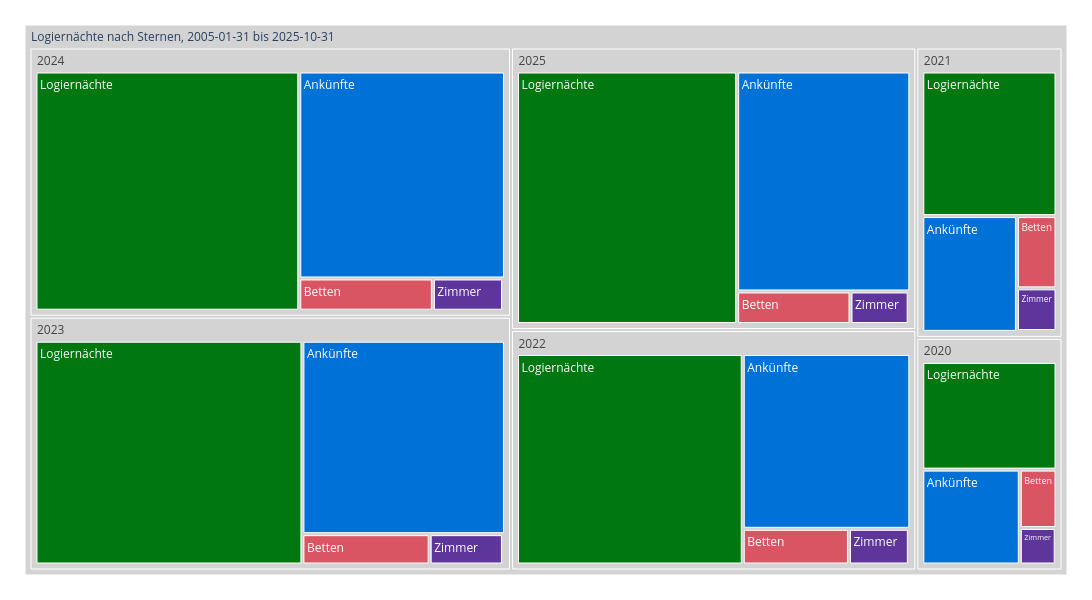

The notebook cell this image was saved under:
### Code cell
treeMap1 = mypy_dv.plot_px_treemap(
    data=myTreemapAgg.reset_index().query('Kennzahl !="Logiernächte rrrrrrrrrr"') \
    ,levels=['Jahr_nbr','Kennzahl', ]
    ,values="sum_Anz"
    ,color="Kennzahl"
    #, color_continuous_scale='Blues'
    ,color_discrete_map=farben_dict_zc
    #,color_discrete_map={'(?)':'lightgrey', 'Erwerbstätige':'#99C32E', 'Nichterwerbspersonen':'#7B4100', 'Erwerbslose':'#DB247D'}  
    ,height=600
    ,width=1100               
    #,margin_val_bottom=25
    ,myHeaderTitle="Logiernächte nach Sternen, "+ data_min_date + " bis "+data_max_date

)
treeMap1

### Figure 1 — Plotly figure (JSON) as saved in the notebook; plotly's stock layout.template omitted (floating-point values rounded to 4 significant figures)
{"data": [{"branchvalues": "total", "customdata": [["Zimmerbelegung (in %)"], ["(?)"], ["Logiernächte"], ["Logiernächte"], ["Aufenthaltsdauer (in Tagen)"], ["Aufenthaltsdauer (in Tagen)"], ["Betriebe"], ["(?)"], ["Logiernächte"], ["Zimmerbelegung (in %)"], ["Betten"], ["Logiernächte"], ["Aufenthaltsdauer (in Tagen)"], ["Aufenthaltsdauer (in Tagen)"], ["Logiernächte"], ["Bettenbesetzung (in %)"], ["(?)"], ["Zimmerbelegung (in %)"], ["Betten"], ["Aufenthaltsdauer (in Tagen)"], ["Ankünfte"], ["Zimmerbelegung (in %)"], ["Ankünfte"], ["(?)"], ["Aufenthaltsdauer (in Tagen)"], ["Betriebe"], ["Logiernächte"], ["Bettenbesetzung (in %)"], ["Zimmer"], ["Bettenbesetzung (in %)"], ["Betten"], ["Zimmerbelegung (in %)"], ["Betriebe"], ["Ankünfte"], ["(?)"], ["Bettenbesetzung (in %)"], ["Betten"], ["Betriebe"], ["Ankünfte"], ["Zimmer"], ["(?)"], ["Zimmerbelegung (in %)"], ["(?)"], ["Zimmer"], ["Bettenbesetzung (in %)"], ["Betten"], ["Betriebe"], ["Ankünfte"], ["Zimmer"], ["Zimmer"], ["Zimmer"], ["Bettenbesetzung (in %)"], ["Betten"], ["Betriebe"], ["Ankünfte"]], "domain": {"x": [0, 1], "y": [0, 1]}, "hovertemplate": "%{label}<br><br>Anzahl:<br>%{value}<extra></extra>", "ids": ["Logiernächte nach Sternen, 2005-01-31 bis 2025-10-31/2025/Zimmerbelegung (in %)", "Logiernächte nach Sternen, 2005-01-31 bis 2025-10-31/2020", "Logiernächte nach Sternen, 2005-01-31 bis 2025-10-31/2021/Logiernächte", "Logiernächte nach Sternen, 2005-01-31 bis 2025-10-31/2023/Logiernächte", "Logiernächte nach Sternen, 2005-01-31 bis 2025-10-31/2021/Aufenthaltsdauer (in Tagen)", "Logiernächte nach Sternen, 2005-01-31 bis 2025-10-31/2023/Aufenthaltsdauer (in Tagen)", "Logiernächte nach Sternen, 2005-01-31 bis 2025-10-31/2025/Betriebe", "Logiernächte nach Sternen, 2005-01-31 bis 2025-10-31/2021", "Logiernächte nach Sternen, 2005-01-31 bis 2025-10-31/2020/Logiernächte", "Logiernächte nach Sternen, 2005-01-31 bis 2025-10-31/2024/Zimmerbelegung (in %)", "Logiernächte nach Sternen, 2005-01-31 bis 2025-10-31/2020/Betten", "Logiernächte nach Sternen, 2005-01-31 bis 2025-10-31/2024/Logiernächte", "Logiernächte nach Sternen, 2005-01-31 bis 2025-10-31/2020/Aufenthaltsdauer (in Tagen)", "Logiernächte nach Sternen, 2005-01-31 bis 2025-10-31/2024/Aufenthaltsdauer (in Tagen)", "Logiernächte nach Sternen, 2005-01-31 bis 2025-10-31/2025/Logiernächte", "Logiernächte nach Sternen, 2005-01-31 bis 2025-10-31/2025/Bettenbesetzung (in %)", "Logiernächte nach Sternen, 2005-01-31 bis 2025-10-31/2022", "Logiernächte nach Sternen, 2005-01-31 bis 2025-10-31/2023/Zimmerbelegung (in %)", "Logiernächte nach Sternen, 2005-01-31 bis 2025-10-31/2021/Betten", "Logiernächte nach Sternen, 2005-01-31 bis 2025-10-31/2025/Aufenthaltsdauer (in Tagen)", "Logiernächte nach Sternen, 2005-01-31 bis 2025-10-31/2025/Ankünfte", "Logiernächte nach Sternen, 2005-01-31 bis 2025-10-31/2022/Zimmerbelegung (in %)", "Logiernächte nach Sternen, 2005-01-31 bis 2025-10-31/2024/Ankünfte", "Logiernächte nach Sternen, 2005-01-31 bis 2025-10-31/2023", "Logiernächte nach Sternen, 2005-01-31 bis 2025-10-31/2022/Aufenthaltsdauer (in Tagen)", "Logiernächte nach Sternen, 2005-01-31 bis 2025-10-31/2024/Betriebe", "Logiernächte nach Sternen, 2005-01-31 bis 2025-10-31/2022/Logiernächte", "Logiernächte nach Sternen, 2005-01-31 bis 2025-10-31/2024/Bettenbesetzung (in %)", "Logiernächte nach Sternen, 2005-01-31 bis 2025-10-31/2021/Zimmer", "Logiernächte nach Sternen, 2005-01-31 bis 2025-10-31/2023/Bettenbesetzung (in %)", "Logiernächte nach Sternen, 2005-01-31 bis 2025-10-31/2023/Betten", "Logiernächte nach Sternen, 2005-01-31 bis 2025-10-31/2021/Zimmerbelegung (in %)", "Logiernächte nach Sternen, 2005-01-31 bis 2025-10-31/2021/Betriebe", "Logiernächte nach Sternen, 2005-01-31 bis 2025-10-31/2023/Ankünfte", "Logiernächte nach Sternen, 2005-01-31 bis 2025-10-31/2024", "Logiernächte nach Sternen, 2005-01-31 bis 2025-10-31/2022/Bettenbesetzung (in %)", "Logiernächte nach Sternen, 2005-01-31 bis 2025-10-31/2024/Betten", "Logiernächte nach Sternen, 2005-01-31 bis 2025-10-31/2022/Betriebe", "Logiernächte nach Sternen, 2005-01-31 bis 2025-10-31/2022/Ankünfte", "Logiernächte nach Sternen, 2005-01-31 bis 2025-10-31/2022/Zimmer", "Logiernächte nach Sternen, 2005-01-31 bis 2025-10-31/2025", "Logiernächte nach Sternen, 2005-01-31 bis 2025-10-31/2020/Zimmerbelegung (in %)", "Logiernächte nach Sternen, 2005-01-31 bis 2025-10-31", "Logiernächte nach Sternen, 2005-01-31 bis 2025-10-31/2020/Zimmer", "Logiernächte nach Sternen, 2005-01-31 bis 2025-10-31/2021/Bettenbesetzung (in %)", "Logiernächte nach Sternen, 2005-01-31 bis 2025-10-31/2022/Betten", "Logiernächte nach Sternen, 2005-01-31 bis 2025-10-31/2020/Betriebe", "Logiernächte nach Sternen, 2005-01-31 bis 2025-10-31/2021/Ankünfte", "Logiernächte nach Sternen, 2005-01-31 bis 2025-10-31/2025/Zimmer", "Logiernächte nach Sternen, 2005-01-31 bis 2025-10-31/2024/Zimmer", "Logiernächte nach Sternen, 2005-01-31 bis 2025-10-31/2023/Zimmer", "Logiernächte nach Sternen, 2005-01-31 bis 2025-10-31/2020/Bettenbesetzung (in %)", "Logiernächte nach Sternen, 2005-01-31 bis 2025-10-31/2025/Betten", "Logiernächte nach Sternen, 2005-01-31 bis 2025-10-31/2023/Betriebe", "Logiernächte nach Sternen, 2005-01-31 bis 2025-10-31/2020/Ankünfte"], "labels": ["Zimmerbelegung (in %)", "2020", "Logiernächte", "Logiernächte", "Aufenthaltsdauer (in Tagen)", "Aufenthaltsdauer (in Tagen)", "Betriebe", "2021", "Logiernächte", "Zimmerbelegung (in %)", "Betten", "Logiernächte", "Aufenthaltsdauer (in Tagen)", "Aufenthaltsdauer (in Tagen)", "Logiernächte", "Bettenbesetzung (in %)", "2022", "Zimmerbelegung (in %)", "Betten", "Aufenthaltsdauer (in Tagen)", "Ankünfte", "Zimmerbelegung (in %)", "Ankünfte", "2023", "Aufenthaltsdauer (in Tagen)", "Betriebe", "Logiernächte", "Bettenbesetzung (in %)", "Zimmer", "Bettenbesetzung (in %)", "Betten", "Zimmerbelegung (in %)", "Betriebe", "Ankünfte", "2024", "Bettenbesetzung (in %)", "Betten", "Betriebe", "Ankünfte", "Zimmer", "2025", "Zimmerbelegung (in %)", "Logiernächte nach Sternen, 2005-01-31 bis 2025-10-31", "Zimmer", "Bettenbesetzung (in %)", "Betten", "Betriebe", "Ankünfte", "Zimmer", "Zimmer", "Zimmer", "Bettenbesetzung (in %)", "Betten", "Betriebe", "Ankünfte"], "marker": {"colors": ["#00A5D2", "lightgrey", "#00770F", "#00770F", "#BA0062", "#BA0062", "#00615D", "lightgrey", "#00770F", "#00A5D2", "#DA5563", "#00770F", "#BA0062", "#BA0062", "#00770F", "#0017BF", "lightgrey", "#00A5D2", "#DA5563", "#BA0062", "#0072D7", "#00A5D2", "#0072D7", "lightgrey", "#BA0062", "#00615D", "#00770F", "#0017BF", "#5E359A", "#0017BF", "#DA5563", "#00A5D2", "#00615D", "#0072D7", "lightgrey", "#0017BF", "#DA5563", "#00615D", "#0072D7", "#5E359A", "lightgrey", "#00A5D2", "lightgrey", "#5E359A", "#0017BF", "#DA5563", "#00615D", "#0072D7", "#5E359A", "#5E359A", "#5E359A", "#0017BF", "#DA5563", "#00615D", "#0072D7"]}, "name": "", "parents": ["Logiernächte nach Sternen, 2005-01-31 bis 2025-10-31/2025", "Logiernächte nach Sternen, 2005-01-31 bis 2025-10-31", "Logiernächte nach Sternen, 2005-01-31 bis 2025-10-31/2021", "Logiernächte nach Sternen, 2005-01-31 bis 2025-10-31/2023", "Logiernächte nach Sternen, 2005-01-31 bis 2025-10-31/2021", "Logiernächte nach Sternen, 2005-01-31 bis 2025-10-31/2023", "Logiernächte nach Sternen, 2005-01-31 bis 2025-10-31/2025", "Logiernächte nach Sternen, 2005-01-31 bis 2025-10-31", "Logiernächte nach Sternen, 2005-01-31 bis 2025-10-31/2020", "Logiernächte nach Sternen, 2005-01-31 bis 2025-10-31/2024", "Logiernächte nach Sternen, 2005-01-31 bis 2025-10-31/2020", "Logiernächte nach Sternen, 2005-01-31 bis 2025-10-31/2024", "Logiernächte nach Sternen, 2005-01-31 bis 2025-10-31/2020", "Logiernächte nach Sternen, 2005-01-31 bis 2025-10-31/2024", "Logiernächte nach Sternen, 2005-01-31 bis 2025-10-31/2025", "Logiernächte nach Sternen, 2005-01-31 bis 2025-10-31/2025", "Logiernächte nach Sternen, 2005-01-31 bis 2025-10-31", "Logiernächte nach Sternen, 2005-01-31 bis 2025-10-31/2023", "Logiernächte nach Sternen, 2005-01-31 bis 2025-10-31/2021", "Logiernächte nach Sternen, 2005-01-31 bis 2025-10-31/2025", "Logiernächte nach Sternen, 2005-01-31 bis 2025-10-31/2025", "Logiernächte nach Sternen, 2005-01-31 bis 2025-10-31/2022", "Logiernächte nach Sternen, 2005-01-31 bis 2025-10-31/2024", "Logiernächte nach Sternen, 2005-01-31 bis 2025-10-31", "Logiernächte nach Sternen, 2005-01-31 bis 2025-10-31/2022", "Logiernächte nach Sternen, 2005-01-31 bis 2025-10-31/2024", "Logiernächte nach Sternen, 2005-01-31 bis 2025-10-31/2022", "Logiernächte nach Sternen, 2005-01-31 bis 2025-10-31/2024", "Logiernächte nach Sternen, 2005-01-31 bis 2025-10-31/2021", "Logiernächte nach Sternen, 2005-01-31 bis 2025-10-31/2023", "Logiernächte nach Sternen, 2005-01-31 bis 2025-10-31/2023", "Logiernächte nach Sternen, 2005-01-31 bis 2025-10-31/2021", "Logiernächte nach Sternen, 2005-01-31 bis 2025-10-31/2021", "Logiernächte nach Sternen, 2005-01-31 bis 2025-10-31/2023", "Logiernächte nach Sternen, 2005-01-31 bis 2025-10-31", "Logiernächte nach Sternen, 2005-01-31 bis 2025-10-31/2022", "Logiernächte nach Sternen, 2005-01-31 bis 2025-10-31/2024", "Logiernächte nach Sternen, 2005-01-31 bis 2025-10-31/2022", "Logiernächte nach Sternen, 2005-01-31 bis 2025-10-31/2022", "Logiernächte nach Sternen, 2005-01-31 bis 2025-10-31/2022", "Logiernächte nach Sternen, 2005-01-31 bis 2025-10-31", "Logiernächte nach Sternen, 2005-01-31 bis 2025-10-31/2020", "", "Logiernächte nach Sternen, 2005-01-31 bis 2025-10-31/2020", "Logiernächte nach Sternen, 2005-01-31 bis 2025-10-31/2021", "Logiernächte nach Sternen, 2005-01-31 bis 2025-10-31/2022", "Logiernächte nach Sternen, 2005-01-31 bis 2025-10-31/2020", "Logiernächte nach Sternen, 2005-01-31 bis 2025-10-31/2021", "Logiernächte nach Sternen, 2005-01-31 bis 2025-10-31/2025", "Logiernächte nach Sternen, 2005-01-31 bis 2025-10-31/2024", "Logiernächte nach Sternen, 2005-01-31 bis 2025-10-31/2023", "Logiernächte nach Sternen, 2005-01-31 bis 2025-10-31/2020", "Logiernächte nach Sternen, 2005-01-31 bis 2025-10-31/2025", "Logiernächte nach Sternen, 2005-01-31 bis 2025-10-31/2023", "Logiernächte nach Sternen, 2005-01-31 bis 2025-10-31/2020"], "root": {"color": "grey"}, "type": "treemap", "values": [655.4, 830800.0, 575870, 1697164, 21.6, 18.5, 344, 1037000.0, 441782, 750.3, 65441, 1779406, 20.6, 18, 1565991, 494.2, 2382000.0, 752.2, 84902, 14.5, 1072905, 607.8, 1200719, 2985000.0, 19.6, 407, 1367077, 576.2, 50136, 610.1, 109730, 327.8, 361, 1113504, 3167000.0, 493.6, 121507, 407, 842520, 61486, 2798000.0, 311.1, 13200000.0, 40022, 259.4, 109012, 316, 325201, 53327, 63853, 63160, 255.8, 103926, 398, 282673]}], "layout": {"height": 600, "legend": {"tracegroupgap": 0}, "margin": {"b": 25, "l": 25, "r": 25, "t": 25}, "width": 1100}}
